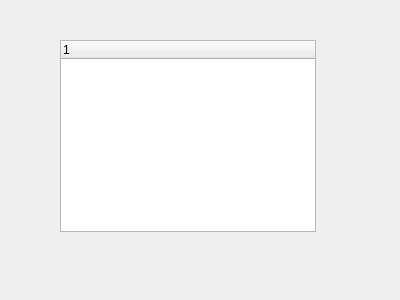
<?xml version="1.0" encoding="UTF-8"?>
<ui version="4.0">
 <class>Widget</class>
 <widget class="QWidget" name="Widget">
  <property name="geometry">
   <rect>
    <x>0</x>
    <y>0</y>
    <width>400</width>
    <height>300</height>
   </rect>
  </property>
  <property name="windowTitle">
   <string>Widget</string>
  </property>
  <widget class="QTreeWidget" name="treeWidget">
   <property name="geometry">
    <rect>
     <x>60</x>
     <y>40</y>
     <width>256</width>
     <height>192</height>
    </rect>
   </property>
   <column>
    <property name="text">
     <string notr="true">1</string>
    </property>
   </column>
  </widget>
 </widget>
 <layoutdefault spacing="6" margin="11"/>
 <resources/>
 <connections/>
</ui>
